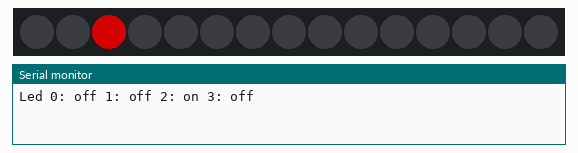
Recording of a sketch running on a simulated Arduino Uno, built with avr-gcc and run on an emulated ATmega328P. Shown: 15 RGB LEDs in strip order, left to right, the last lines printed to the serial monitor. Dim RGB values are drawn brighter than linear.

Above: at 0.1 s.
At 1.1 s:
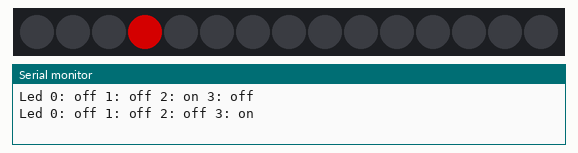
At 2.1 s:
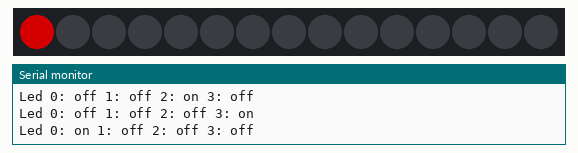
At 3.1 s:
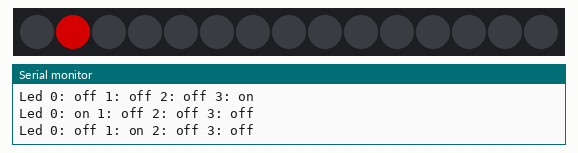

Measured:
- by itself, everything shown: repeats every 4.0 s, in 4 steps
- what the display in image 1 shows lasts 1.0 s, from 1.0 s to 2.0 s

The sketch:

RGBLedTest.ino
```cpp
// (licence header left out)
#include "Makeblock.h"
#include <SoftwareSerial.h>
#include <Wire.h>

MeRGBLed led(PORT_3);

void setup()
{
  Serial.begin(9600);
  // set the led quantity.
  led.setNumber(15);
}
int count = 1;

void loop()
{
  count = (count+1) % 4;

 // generates random numbers
  indicators(count,128,0,0);
  delay(1000);
}
void indicators(byte count,byte r,byte g,byte b){
  Serial.print("Led ");
  for(int x = 0; x < 4; ++x){
    if (count == x) {
      led.setColorAt(x,r,g,b);
      led.show();
      Serial.print(x);
      Serial.print(": on ");
    }
    else {
      led.setColorAt(x, 0, 0, 0);
      led.show();
      Serial.print(x);
      Serial.print(": off ");
    }
  }
  Serial.println();
}
```
